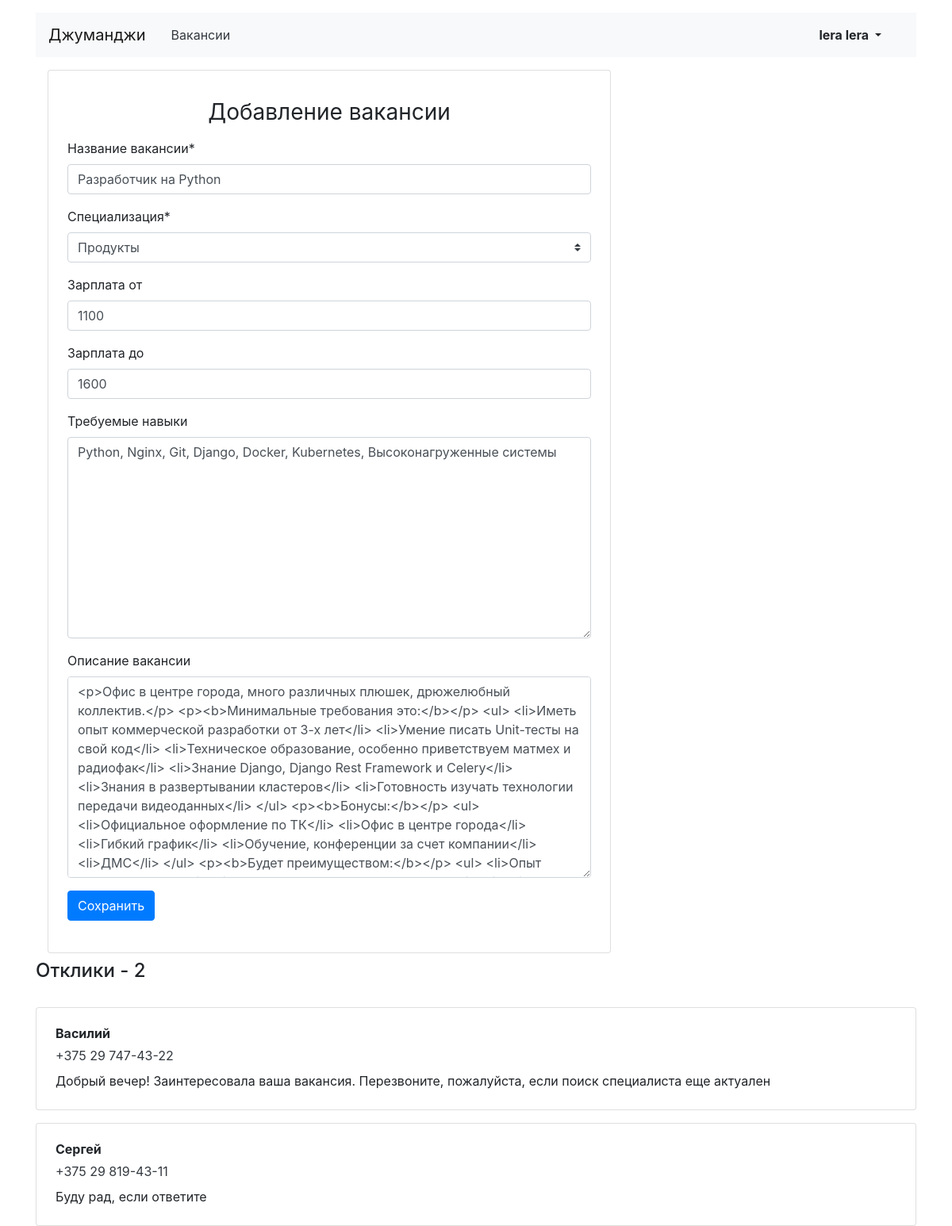
The app's page /mycompany/vacancies/10/ (signed in), older data.
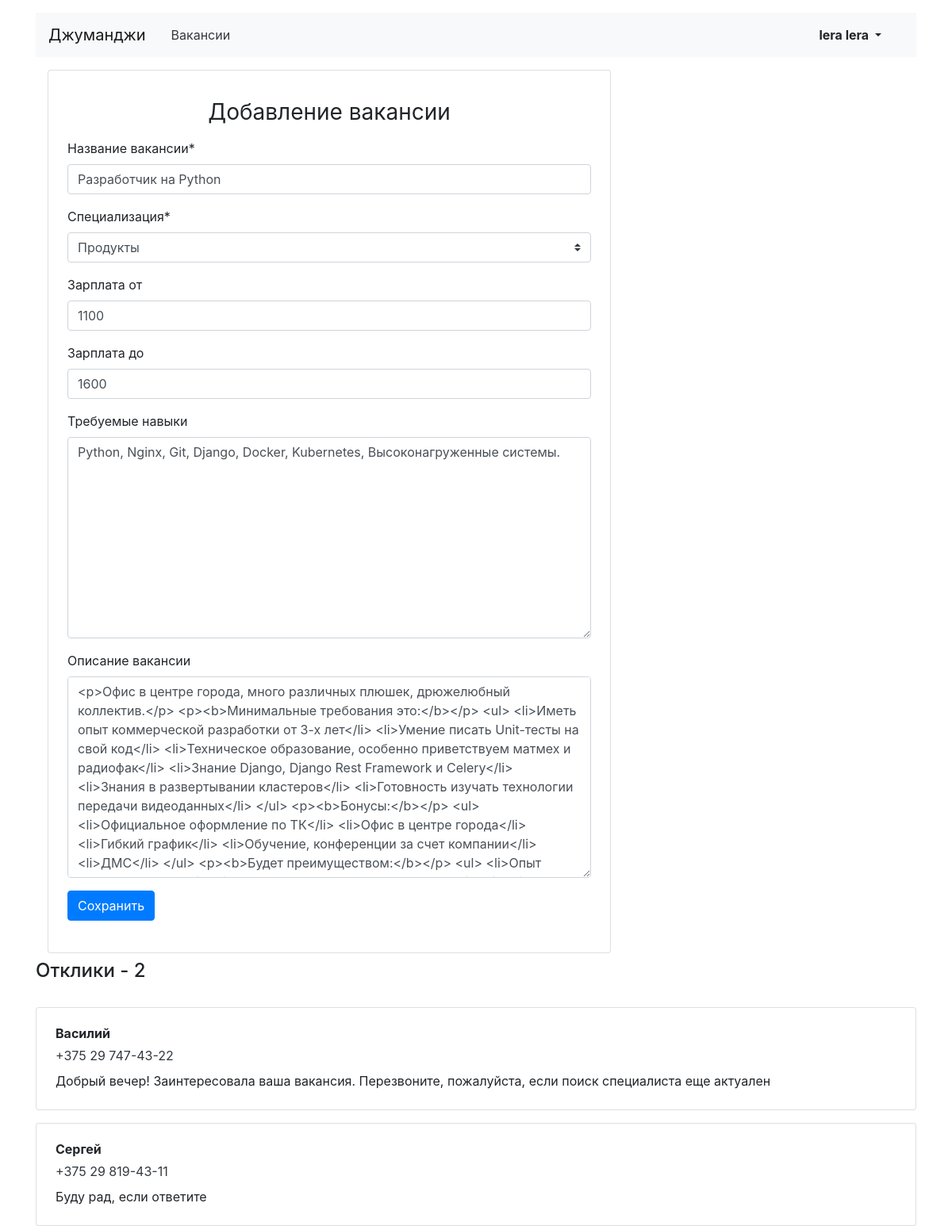
The same page, newer data.
### vacancies/models.py (models this page shows, shortened)
class Vacancy(models.Model):
    title = models.CharField(max_length=64, verbose_name='Название вакансии')
    specialty = models.ForeignKey(Specialty, on_delete=models.PROTECT, related_name="vacancies",
                                  verbose_name='Специализация')
    company = models.ForeignKey(Company, on_delete=models.CASCADE, related_name="vacancies")
    skills = models.TextField(blank=True, verbose_name='Требуемые навыки')
    description = models.TextField(blank=True, verbose_name='Описание вакансии')
    salary_min = models.IntegerField(blank=True, verbose_name='Зарплата от')
    salary_max = models.IntegerField(blank=True, verbose_name='Зарплата до')
    published_at = models.DateTimeField(auto_now_add=True)
    class Meta:
        verbose_name = 'Вакансия'
        verbose_name_plural = 'Вакансии'

class Specialty(models.Model):
    code = models.CharField(max_length=64)
    title = models.CharField(max_length=64)
    picture = models.ImageField(upload_to='MEDIA_SPECIALITY_IMAGE_DIR')
    class Meta:
        verbose_name = 'Специализация'
        verbose_name_plural = 'Специализации'
    def __str__(self):
        return self.title

### vacancies/views.py (the view, shortened to what this page needs)
# urls.py: path('mycompany/vacancies/<int:vacancy_id>/', MyCompanyVacancyFullView.as_view(), name='mycompany_vacancy'),
class MyCompanyVacancyFullView(LoginRequiredMixin, UpdateView):
    form_class = MyVacancyForm
    template_name = 'vacancies/vacancy-edit.html'
    success_url = reverse_lazy('home')
    login_url = '/login/'
    def get(self, request, *args, **kwargs):
        try:
            Company.objects.get(owner=request.user)
        except ObjectDoesNotExist:
            return redirect('letsstart_mycompany')
        myvacancy = get_object_or_404(
            Vacancy.objects.filter(
                company__owner_id=request.user.pk
            ),
            pk=self.kwargs['vacancy_id'],
        )
        applications = Application.objects.filter(vacancy=self.kwargs['vacancy_id'])
        filled_form = MyVacancyForm(instance=myvacancy)
        context = {
            'applications': applications,
            'myvacancy': myvacancy,
            'form': filled_form,
        }
        return render(request, 'vacancies/vacancy-edit.html', context=context)

### vacancies/forms.py
class MyVacancyForm(forms.ModelForm):
    class Meta:
        model = Vacancy
        fields = ['title', 'specialty', 'salary_min', 'salary_max', 'skills', 'description']
    def __init__(self, *args, **kwargs):
        super().__init__(*args, **kwargs)
        self.helper = FormHelper()
        self.helper.form_method = 'post'
        self.helper.add_input(Submit('save', 'Сохранить'))

### vacancies/templates/vacancies/vacancy-edit.html
{% extends 'vacancies/base.html' %}
{% block content %}
<div class="col-12 col-lg-8">
    <div class="card">
        <div class="card-body px-4 pb-4 tab-content">
            <div class="text-center mt-3 b-1">
                <h1 class="h3 mb-3 font-weight-normal">Добавление вакансии</h1>
            </div>
            {% load crispy_forms_tags %}
            {% crispy form %}
        </div>
    </div>
</div>
{% if applications.count > 0 %}
<h2 class="h4 pt-2 pb-3">Отклики - {{ applications.count }}</h2>
{% endif %}
{% for application in applications %}
<div class="card mt-3">
    <div class="card-body px-4">
        <p class="mb-1 font-weight-bold">{{ application.written_username }}</p>
        <p class="mb-2"><a href="{{ application.written_phone }}" class="text-dark">{{ application.written_phone }}</a>
        </p>
        <p class="mb-1">{{ application.written_cover_letter }}</p>
    </div>
</div>
{% endfor %}
{% endblock %}

Row changes from the older to the newer data that the page shows:
changed Vacancy "Продукты": skills "Python, Nginx, Git, Django, Docker, Kubernetes, Высоконагруженные системы" → "Python, Nginx, Git, Django, Docker, Kubernetes, Высоконагруженные системы."
